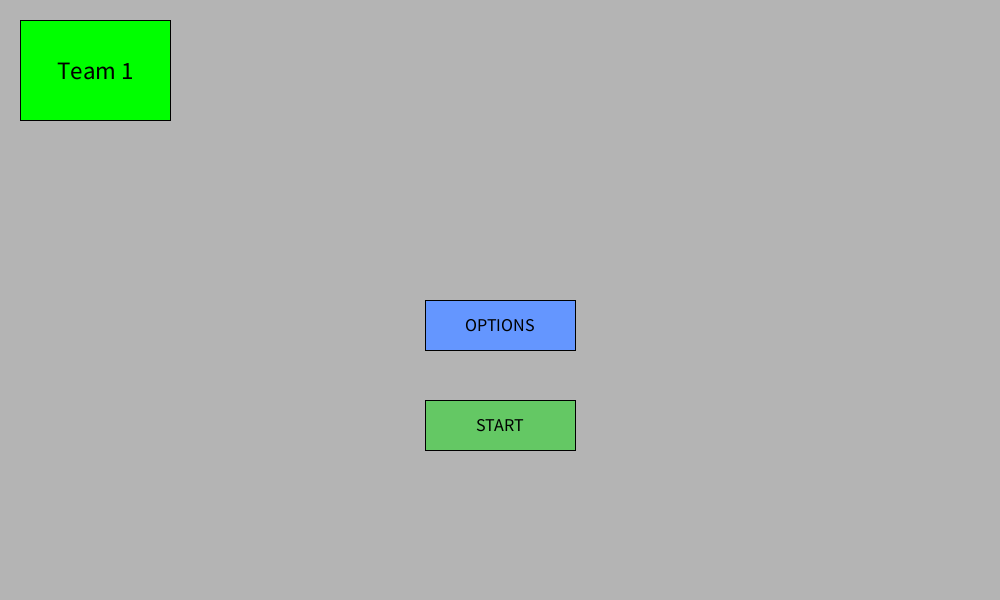
Frame 1 (no input)
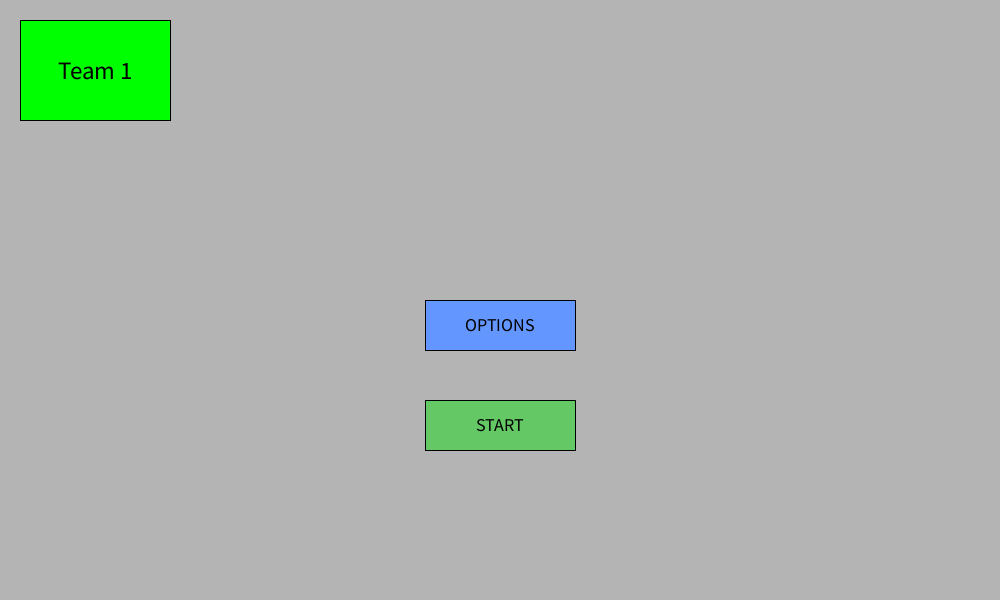
Frame 60 (the mouse pressed at the canvas centre just before this capture)
Frame 120 (the mouse held since frame 60 and released just before this capture): identical to frame 60, image omitted

The Processing sketch that drew these frames (run headless with seeded random() and noise(); from frame 60 on, the mouse is pressed at the canvas centre):

// Processing sketch: Final_Project
// ── Final_Project.pde
//Tommy Wang
//June 3rd
//Final project
ArrayList<Shell> shells;

Tank player1;
Tank player2;

Base base1;
Base base2;

int gameState;
int playing = 0;
int menu = 1;
int gameover = 2;

float hp = 1000;
float maxHP = 1000;

float damageBarHP = 100;
int damageDelay = 20;    
int damageTimer = 0;



boolean G = true;
boolean S = false;
boolean Team = false;
boolean w,a,s,d,up,down,right,left,e;


void setup(){
 size(1000,600) ;
 textAlign(CENTER,CENTER);

 base1 = new Base(100, height/2, color(0,255,0));
 base2 = new Base(width-100, height/2, color(0,0,255));
   
 player1 = new Tank(250, height/2, color(60, 140, 60));
 player2 = new Tank(750, height/2, color(60, 60, 200));
 shells = new ArrayList<Shell>();
 
 gameState = menu;
}

void draw(){
  background(180);
  
  if (gameState == menu){
    menu();
    reset();
  }
  if (gameState == gameover){
    drawGameOver();
  }
  if (gameState == playing) {
     game();
     for (int i = shells.size()-1; i >= 0; i--) {

      Shell s = shells.get(i);

      s.update();
      s.display();
  
    if (dist(s.x, s.y, base1.x, base1.y) < base1.size/2 &&
      s.owner != player1) {

      base1.damage(s.damage);

      shells.remove(i);
    }

    if (dist(s.x, s.y, base2.x, base2.y) < base2.size/2 &&
      s.owner != player2) {
  
      base2.damage(s.damage);
  
      shells.remove(i);
  }

    //hit player 1
    if (s.hits(player1)) {

      player1.damage(s.damage);

      shells.remove(i);
    }

     //hit player 2
    if (s.hits(player2)) {

      player2.damage(s.damage);

      shells.remove(i);
    }

  
    if (s.offScreen() || shellHitsWall(s.x, s.y)) {
      shells.remove(i);
    }
   }
  }
}

// ── Game.pde
void game(){
  player1.P1();
  player2.P2();
  
  if (G == true){
  player1.drawTank(mouseX, mouseY);
  player2.drawTank(player1.x, player1.y);
  } else if (S == true) {
  player1.drawTank(player2.x, player2.y);
  player2.drawTank(mouseX, mouseY);
  }
  
  base1.display();
  base2.display();
  
  drawWalls();
  gameOver();
}
////////////////////////////////////////
class Base {

  float x, y;
  float size;

  float hp = 500;
  float maxHP = 500;

  color c;

  Base(float x, float y, color c) {

    this.x = x;
    this.y = y;
    this.c = c;

    size = 80;
  }

  void display() {

    fill(c);
    rectMode(CENTER);
    rect(x, y, size, size);

    // HP Bar
    fill(50);
    rect(x-40, y-60, 80, 8);

    fill(0, 255, 0);
    rect(x-40, y-60, 80*(hp/maxHP), 8);
  }

  void damage(float amount) {
    hp = max(0, hp - amount);
  }
}
////////////////////////////////////////////
class Tank {

  float x, y;

  float hp = 100;
  float maxHP = 100;

  float speed = 3;
  float size = 40;
  

  color tankColor;

  Tank(float x, float y, color c) {
    this.x = x;
    this.y = y;
    tankColor = c;
    }
  
  void move(float dx, float dy) {

  float nextX = x + dx;
  float nextY = y + dy;

  if (wallCollision(nextX, nextY, size) == false) {
    x = nextX;
    y = nextY;
  }
}

  void P1() {

      if (w == true) {
        move(0, -speed);  
      }
      if (s == true){
        move(0, speed);
      }
      if (a == true){
        move(-speed, 0);
      }
      if (d == true){
        move(speed, 0);
      }
      
  }

  void P2() {
    
      if (up == true){
        move(0, -speed);
      }
      if (down == true){
        move(0, speed);
      }
      if (left == true){
        move(-speed, 0);
      }
      if (right == true){
        move(speed, 0);
      }
    
  }

  void drawTank(float targetX, float targetY) {

    float angle = atan2(targetY - y, targetX - x);

    rectMode(CENTER);

    fill(tankColor);
    rect(x, y, size, size * 0.7);

    pushMatrix();

    translate(x, y);
    rotate(angle);

    fill(100);
    ellipse(0, 0, size * 0.5, size * 0.5);

    fill(40);
    rect(size * 0.35, 0, size * 0.7, size * 0.12);

    popMatrix();

    drawHPBar();
  }

  void drawHPBar() {

    fill(50);
    rect(x - 20, y - 35, 40, 6);

    fill(0, 255, 0);
    rect(x - 20, y - 35, 40 * hp/maxHP, 6);

  }

  void shoot(float targetX, float targetY) {

    float angle = atan2(targetY - y, targetX - x);

    float startX = x + cos(angle) * 30;
    float startY = y + sin(angle) * 30;

    shells.add(new Shell(startX, startY, angle, this));
  }
  
  void damage(float amount) {

    hp -= amount;

    if (hp < 0) {
      hp = 0;
      destroyed();
    }
  }
  void destroyed(){
    if (hp == 0){
      speed = 0;
    }
  }
}
////////////////////////////////////////////
class Shell {

  float x, y;
  float dx, dy;

  float speed = 8;
  float damage = 20;

  Tank owner;

  Shell(float x, float y, float angle, Tank owner) {

    this.x = x;
    this.y = y;

    this.owner = owner;

    dx = cos(angle) * speed;
    dy = sin(angle) * speed;
  }

  void update() {
    x += dx;
    y += dy;
  }

  void display() {
    fill(20);
    ellipse(x, y, 8, 8);
  }

  boolean offScreen() {
    return x < 0 || x > width ||
           y < 0 || y > height;
  }

  boolean hits(Tank t) {

    if (t == owner) {
      return false; //cant hit yourself
    }

    return dist(x, y, t.x, t.y) < t.size/2;
  }
}
/////////////////////////////////////////

void drawWalls() {

  fill(100);

  // Top wall
  rect(500, 150, 200, 40);

  // Bottom wall
  rect(500, 500, 200, 40);

  // Middle pillar
  rect(580, 250, 40, 200);
}

boolean wallCollision(float tx, float ty, float size) {

  // Top wall
  if (tx + size/2 > 400 &&
      tx - size/2 < 600 &&
      ty + size/2 > 150 &&
      ty - size/2 < 190) {
    return true;
  }

  // Bottom wall
  if (tx + size/2 > 400 &&
      tx - size/2 < 600 &&
      ty + size/2 > 500 &&
      ty - size/2 < 540) {
    return true;
  }

  // Middle pillar
  if (tx + size/2 > 580 &&
      tx - size/2 < 620 &&
      ty + size/2 > 150 &&
      ty - size/2 < 350) {
    return true;
  }

  return false;
}

boolean shellHitsWall(float x, float y) {

  // Top wall
  if (x > 400 && x  < 600 && y  > 150 && y  < 190) {
    return true;
  }

  // Bottom wall
  if (x > 400 && x  < 600 && y  > 500 && y  < 540) {
    return true;
  }

  // Middle pillar
  if (x > 580 && x  < 620 && y  > 150 && y  < 350) {
    return true;
  }

  return false;
}

// ── GameOver.pde
void gameOver(){
textAlign(CENTER);
textSize(40);
fill(255);

if (base1.hp <= 0) {
  gameState = gameover;
  }

if (base2.hp <= 0) {
  gameState = gameover;
  }
}

void drawGameOver(){
  
  fill(255);
  textSize(30);
  if (base1.hp <= 0) {
    text("PLAYER 2 WINS!", width/2, height/2);
  }
  
  if (base2.hp <= 0) {
    text("PLAYER 1 WINS!", width/2, height/2);
  }
  
  textSize(18);
  text("Click to return", width/2 - 50, height/2 + 40);
  
}

void reset(){
  
  base1.hp = base1.maxHP;
  base2.hp = base2.maxHP;

  player1.hp = player1.maxHP;
  player2.hp = player2.maxHP;

  shells.clear();
}

// ── Keyboard.pde
void keyPressed() {
  //tank1 move
  if (key == 'w' || key == 'W') w = true;
  if (key == 'a' || key == 'A') a = true;
  if (key == 's' || key == 'S') s = true;
  if (key == 'd' || key == 'D') d = true;
  
  //tank2 move
  if (keyCode == UP) up = true;
  if (keyCode == DOWN) down = true;
  if (keyCode == LEFT) left = true;
  if (keyCode == RIGHT) right = true;
  
  
  if (key == 'e' || key == 'E') e = true;
  
  
  if (key == ' ') {
    //playerTank.damage(10);
    hp -= 100;
  }
  if (G == true){
  if (key == 'm' || key == 'M') {
    player2.shoot(player1.x, player1.y);
  }
  }
  if (S == true){
    if (key == 'm' || key == 'M') {
    player1.shoot(player2.x, player2.y);
  }
  }
}

void keyReleased() {
  //tank1 move
  if (key == 'w' || key == 'W') w = false;
  if (key == 'a' || key == 'A') a = false;
  if (key == 's' || key == 'S') s = false;
  if (key == 'd' || key == 'D') d = false;
  
  //tank2 move
  if (keyCode == UP) up = false;
  if (keyCode == DOWN) down = false;
  if (keyCode == LEFT) left = false;
  if (keyCode == RIGHT) right = false;
}

// ── Menu.pde

void menu(){
  background(180);
  team();
  buttons();
  if (Team == true) selectTeam();
  
  
}

void buttons(){
  
  fill(100, 200, 100);
  rect(width/2 - 75, 400, 150, 50);
  fill(0);
  textSize(18);
  text("START", width/2, 425);
   
  
  fill(100, 150, 255);
  rect(width/2 - 75, 300, 150, 50);
  fill(0);
  text("OPTIONS", width/2, 325);

 
}

void team(){
  if (G == true) t1(20,20);
  if (S == true) t2(20,20);
}

void t1(int x,int y){
  fill(0,255,0);
  rect(x,y,150,100);
  fill(0);
  textSize(25);
  text("Team 1",x+75,y+50);
  
}

void t2(int x,int y){
  fill(255,0,0);
  rect(x,y,150,100);
  fill(0);
  textSize(25);
  text("Team 2",x+75,y+50);
}

void selectTeam(){
 background(180);
 t1(width/2 - 75,150);
 t2(width/2 - 75,400);
}

// ── Mouse.pde
void mousePressed(){
  
  if (G == true){
   player1.shoot(mouseX, mouseY);
  } else if (S == true){
   player2.shoot(mouseX, mouseY);
  }
  
  if (gameState == gameover){
    gameState = menu;
  }
   
  if (mouseX > 20 && mouseX < 170 &&
      mouseY > 20 && mouseY < 120) {
     
    Team = true;

 }
 
 if (Team == true){
   if (mouseX > width/2 - 50 && mouseX < width/2 + 100 &&
       mouseY > 150 && mouseY < 250){
         G = true;
         S = false;
         Team = false;
       }
   if (mouseX > width/2 - 50 && mouseX < width/2 + 100  &&
       mouseY > 400 && mouseY < 500){
         S = true;
         G = false;
         Team = false;
       }
 }
 
 if (Team == false){
   if ( mouseX > width/2 - 75 && mouseX < width/2 + 75 &&
        mouseY > 400 && mouseY < 450){
          gameState = playing;
        }
 }
}
